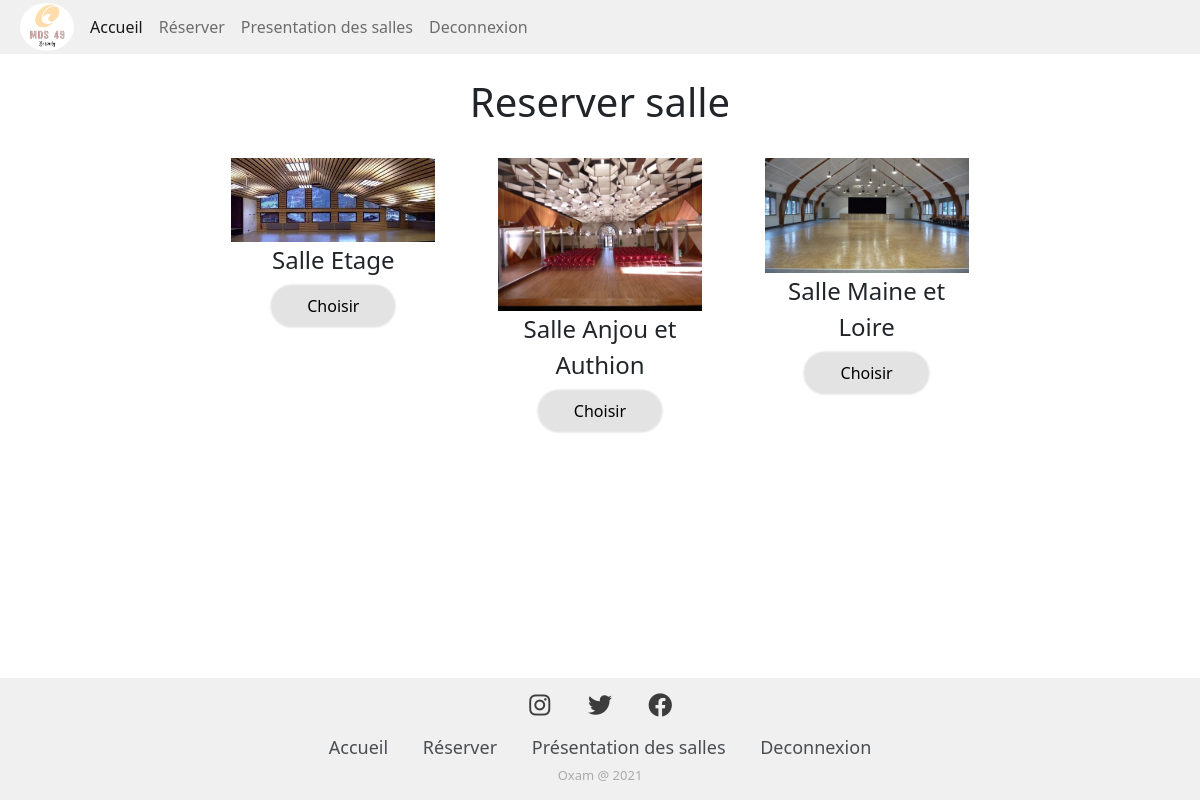
The app's page /index.php?uc=reserver&action=reserver (signed in) with its own data.
### tables this page shows
CREATE TABLE `salle` (
  `Id_Salle` int(11) NOT NULL,
  `nom_salle` varchar(50) DEFAULT NULL,
  `description` text,
  `nom_image` varchar(50) DEFAULT NULL,
  `Id_Categorie` int(11) NOT NULL
);

### util/Class.pdo.OXAM.inc.php (called while the page is built, shortened)
<?php
function getSalles() {
    $resultat = array();
    try {
        $pdo = connexionPDO();
        $req = $pdo->prepare("SELECT * from salle inner join categorie on salle.Id_Categorie=categorie.Id_Categorie");
        $req->execute();
        $ligne = $req->fetch(PDO::FETCH_ASSOC);
        while ($ligne) {
            $resultat[] = $ligne;
            $ligne = $req->fetch(PDO::FETCH_ASSOC);
        }
    } catch (PDOException $e) {
        print "Erreur !: " . $e->getMessage();
        die();
    }
    return $resultat;
}
?>

### vues/reserver.php (the view, shortened to what this page needs)
<link rel="stylesheet" type="text/css" href="util/salle.css">
<h1><center>Reserver salle</center></h1><br>
<div class="container-fluid">
	<div class="row">
		<div class="col-xs-0 col-sm-0 col-md-1 col-lg-2"></div>
		<div class="col-xs-12 col-sm-12 col-md-10 col-lg-8">
			<div class="row">
				<?php
					$Salles = getSalles();
					$a = 0;
					while($a != sizeof($Salles)){
						$idsalle = $Salles[$a]['Id_Salle'];
						$nomsalle = $Salles[$a]['nom_salle'];
						$nomimage = $Salles[$a]['nom_image'];
						echo '
				<div class="col-xs-12 col-sm-12 col-md-6 col-lg-4">
					<div class="blockvoirsalle">
						<img class="image" src="image/'.$nomimage.'">
						<span class="nomsalle">
							'.$nomsalle.'
						</span>
						<button class="btnreserver" onclick="window.location=\'index.php?uc=reserver&action=choixreserver&id='.$idsalle.'\';">Choisir</button><br>
					</div>
				</div>
						';
						$a = $a+1;
					}
				?>
			</div>
		</div>
	</div>
</div>

### util/salle.css (style rules this page uses)
.blockvoirsalle { padding-left: 8%; padding-right: 8%; }
.nomsalle { font-size: 24px; text-align: center; display: block; margin-bottom: 8px; width: 100%; }
.btnreserver { font-size: 16px; display: block; margin-right: auto; margin-left: auto; width: 60%; border-radius: 25px; height: 40px; border: 0; background-color: #e3e3e3; box-shadow: 0 0 2px 0.1rem #e3e3e3; }
.image { max-width: 100%; width: auto; height: auto; display: block; margin-left: auto; margin-right: auto; }

### util/footer.css (style rules this page uses)
* { margin: 0; padding: 0; box-sizing: border-box; }
body { font-weight: 400; background-color: white; }

### records on screen
salle: nom_image (picture), nom_salle "Salle Etage"
salle: nom_image (picture), nom_salle "Salle Anjou et Authion"
salle: nom_image (picture), nom_salle "Salle Maine et Loire"
